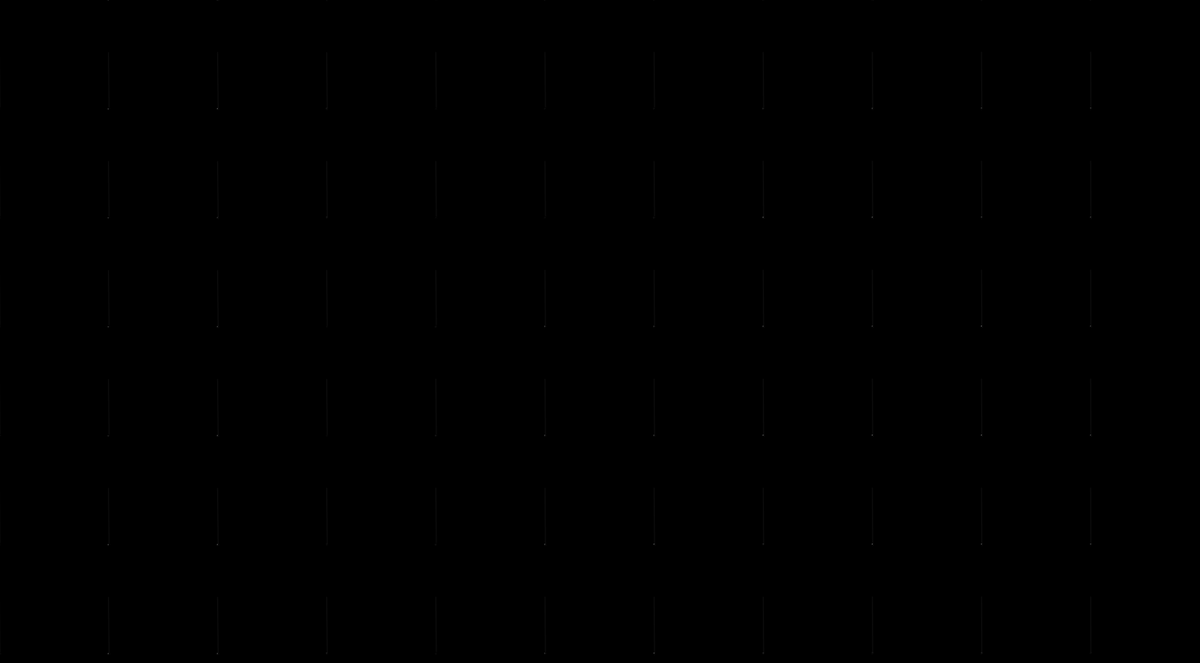
Frame 1 (no input)
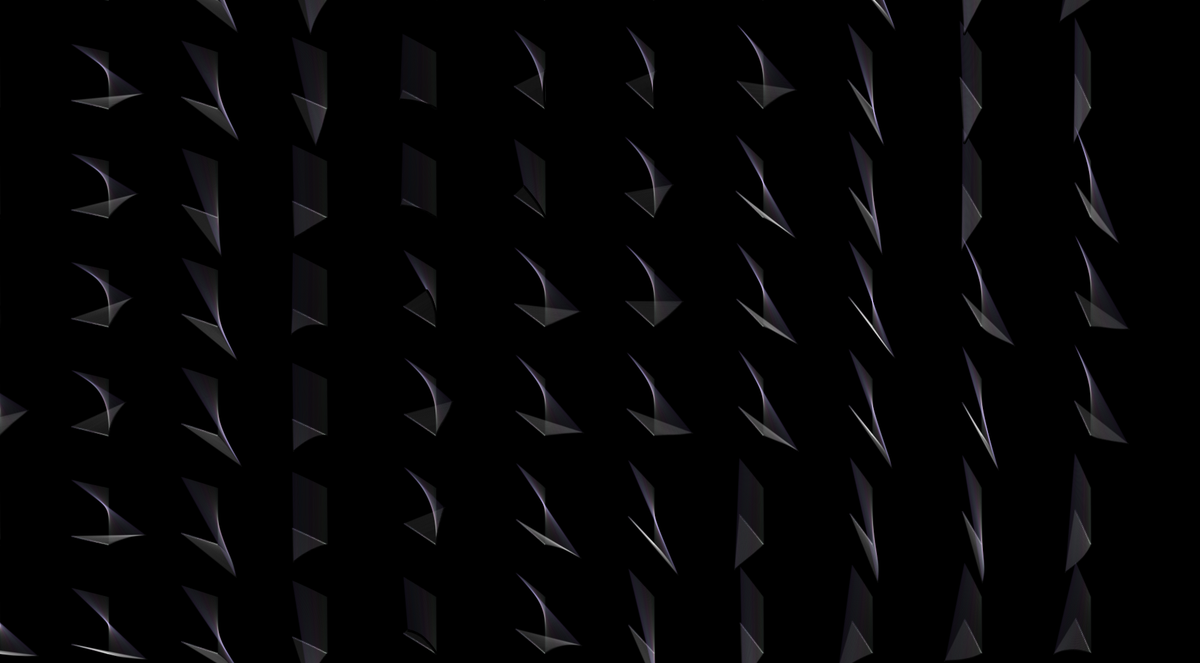
Frame 60 (no input)
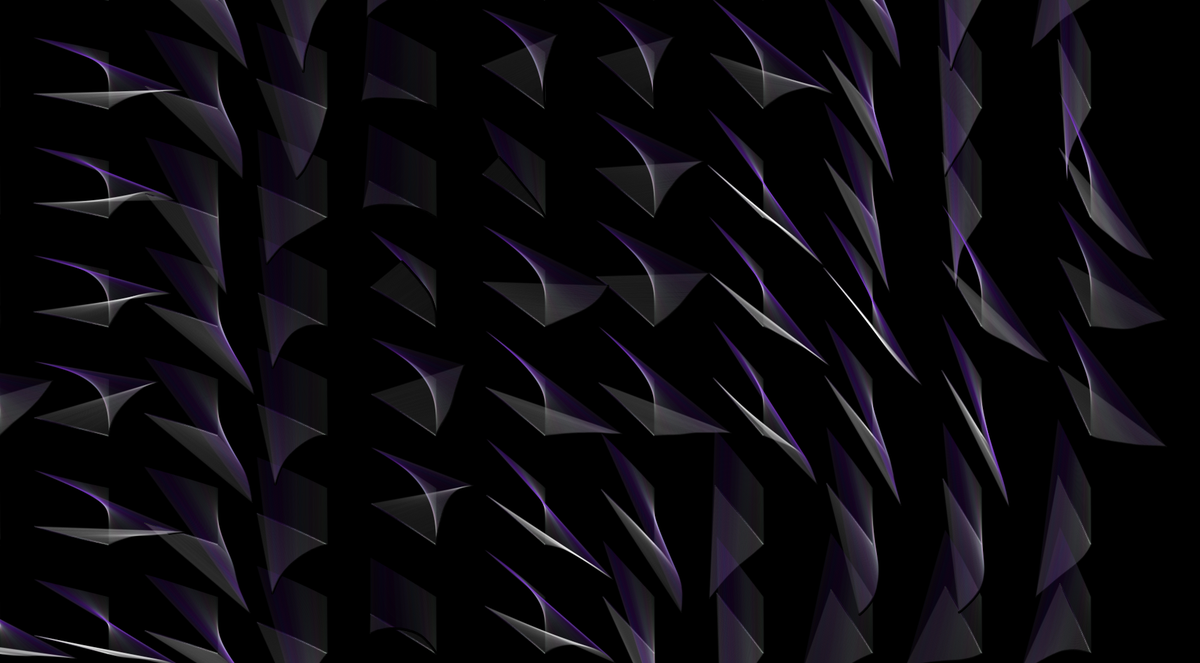
Frame 120 (the mouse pressed at the canvas centre since frame 60)

The p5.js sketch that drew these frames (run headless with seeded random() and noise() and a simulated clock; from frame 60 on, the mouse is pressed at the canvas centre):

// p5.js sketch
// ── sketch.js
var points = []
var points2 = []

var mult = 0.00042
var mult2 = 0.000021

function setup() {
  createCanvas(1880, 1040)
  background(0)
  angleMode(DEGREES)
  noiseDetail(88)
  
  var density = 11
  var space = width / density
    
  for (var x = 0; x < 1880; x += space){
    for (var y = 0; y < 1040; y += space){
      var p = createVector(x, y)
      points.push(p)
      
    }    
  }
  for (var x = 0; x < 1880; x += space){
    for (var y = 0; y < 1040; y += space){
      var p = createVector(x, y)
      points2.push(p)
      
    }    
  }
  r = 255
  g = 255
  b = 255
}
setInterval(function(){
  // fill(0,0,0,10)
  // noFill()
  // rect(-500,-500,1000,1000)
  r = r + floor(random(-5,6))
  g = g + floor(random(-5,6))
  b = b + floor(random(-5,6))

  if(r < 5){
    r = 10
  }
  if(r > 250){
    r = 245
  }
  if(g < 5){
    g = 10
  }
  if(g > 250){
    g = 245
  }
  if(b < 5){
    b = 10
  }
  if(b > 250){
    b = 245
  }
  // var rgb = [r,g,b]
  // console.log(rgb)
},10);
function draw() {
  fill(0)
  noStroke()

  
  for (var i = 0; i < points2.length; i++){
  
    var angle = map(noise(points2[i].x * mult2, points2[i].y * mult2), 0, 1, 0, width)
    
    points2[i].add(createVector(sin(angle), (cos(angle))))
    
    fill(0)
    ellipse(points2[i].x, points2[i].y, 2, 2)
  
    fill(255)
    ellipse(points2[i].x, points2[i].y, 1*cos(frameCount), 1*cos(frameCount))
  
    stroke(r,g,b,10)
    strokeWeight(2)
    line(points[i].x, points[i].y, points2[i].x, points2[i].y-88)
      
    
  }

  for (var i = 0; i < points.length; i++){
  
    var angle = map(noise(points[i].x * mult, points[i].y * mult), 0, 1, 0, width)
    
    points[i].add(createVector(sin(angle), (cos(angle))))
    
    stroke(0)
    ellipse(points[i].x, points[i].y, 2, 2)
  
    stroke(255)
    // ellipse(points[i].x, points[i].y, 10, 5)
  
    stroke(255,10)
    strokeWeight(2)
    line(points[i].x, points[i].y, points2[i].x, points2[i].y)
      
    
  }
  console.log(frameCount)
  if(frameCount===1200){
    noLoop()
  }
}
